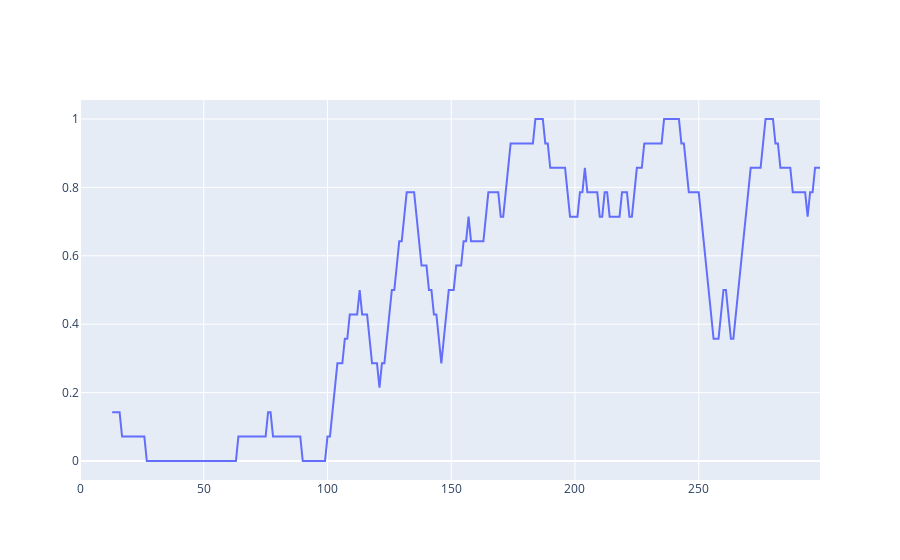

Source (notebook cell):
### Code cell
# Use plotly to plot interest_per_batch
import plotly.graph_objects as go

fig = go.Figure()

fig.add_trace(go.Scatter(x=data.index, y=data['interest_per_batch'], mode='lines', name='Interest per batch'))

fig.show()

### Figure 1 — Plotly figure (JSON) as saved in the notebook; plotly's stock layout.template omitted (floating-point values rounded to 4 significant figures; data arrays with more than 128 entries replaced by an {"elided": "..."} marker saying what was removed)
{"data": [{"mode": "lines", "name": "Interest per batch", "type": "scatter", "x": {"elided": "300 int values"}, "y": {"elided": "300 float values"}}], "layout": {}}
